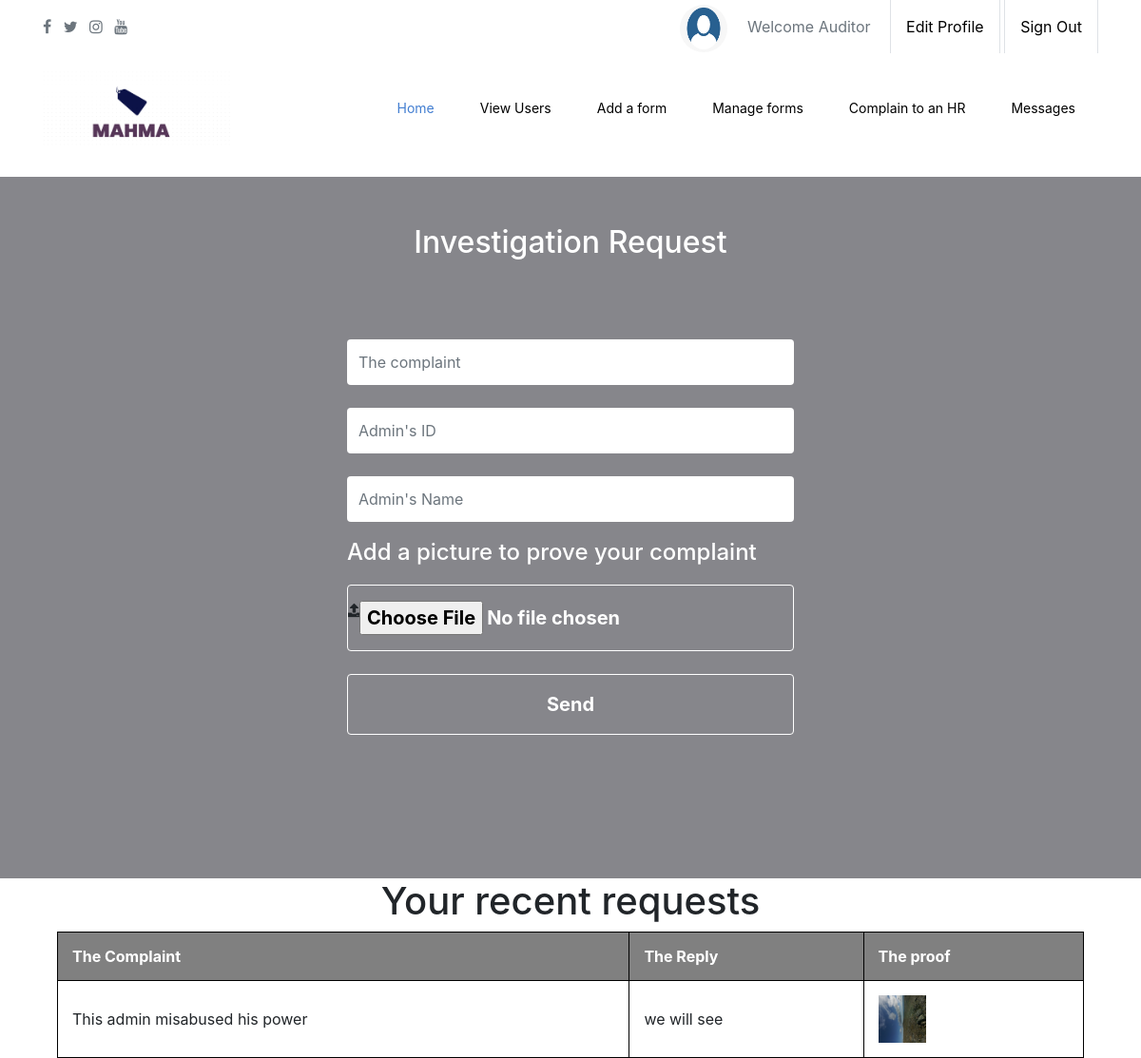
The app's page /Misbehaviour.php (signed in) with its own data.
### tables this page shows
CREATE TABLE `complaints` (
  `ID` int(11) NOT NULL,
  `UID` int(11) NOT NULL,
  `AID` int(11) NOT NULL,
  `Name` varchar(256) NOT NULL,
  `Complaint` varchar(256) NOT NULL,
  `Reply` varchar(256) NOT NULL,
  `Image` varchar(256) NOT NULL
);

### Misbehaviour.php (the view, shortened to what this page needs)
<?php
include "nav.php";
?>
<html>
  <head>
  </head>
<body>
<div class="online py-100">
    <div class="container pos">
        <div class="row">
            <div class="col-lg">
                <h2 class="head">Investigation Request</h2><br>
                <form action="" method="post" enctype="multipart/form-data">
                    <div class="form">
                      <input type="Name"class="form-control mb-4 border-0 py-4 " name="complaint" placeholder="The complaint">
                      <input type="Name"class="form-control mb-4 border-0 py-4 " id="aid" name="aid" placeholder="Admin's ID">
                      <input type="Name"class="form-control mb-4 border-0 py-4 " id="aname" name="aname" placeholder="Admin's Name"> <br>
                      <h4>Add a picture to prove your complaint</h4>
                      <i class="fa fa-upload icon"></i>
                      <input type="file" class=" inputfile btn w-100 py-3" id="img" name="img" accept="image/*" ><br><br>
                      <input type="submit"class="inputfile btn w-100 py-3" value="Send" name="Submit">
                    </div>
                </form>
            </div>
        </div>
        <?php
$servername = "localhost";
$username = "root";
$password = "";
$dbname = "web";
$conn = new mysqli($servername, $username, $password, $dbname);
?>
    </div>
</div>
    </body>
    <div class="row">
        <div class="container">
            <div class="col-lg">
   <h1 class="head2"> Your recent requests</h1>
   <table>
    <tr>
    <th>The Complaint</th>
    <th>The Reply</th>
    <th>The proof</th>
</tr>
<?php
$sql="SELECT * from complaints WHERE UID='".$_SESSION["ID"]."'";
$result=mysqli_query($conn,$sql);
while($row=mysqli_fetch_array($result))
	{
        echo"<tr>";
        echo" <td>$row[4]</td>";
        ?>
        <?php
        if($row[5]==""){
echo " <td>No reply yet</td>";
        }
     else echo"<td> $row[5]</td>";?>
     <td> <img src="<?php echo $row[6];?>" width=50px> </td>
     <?php
        echo"</tr>";
      }
      echo"</table>";
?>
        </div>
    </div>
</div>
</html>

### nav.php (style rules this page uses)
.py-100 { padding: 100px 0; }
body { overflow-x:hidden }

### Misbehaviour.php (style rules this page uses)
body { height: 600px; overflow-x: hidden; }
.online { background-color:#86868b; }
.inputfile { position: relative; bottom: 35px; font-size: 1.25em; font-weight: 700; color: white; background-color: transparent; display: inline-block; cursor: pointer; border: 1px solid white; }
.pos { width:500px; }
.head { text-align:center; position:relative; bottom:50px; color:white; }
table,th,td,tr { border:1px solid black; }
th,td { padding: 15px; text-align: left; }
th { background-color: grey; color: white; }
table { width: 100%; position:relative; }
h4 { color:white; position:relative; bottom:30px; }
.head2 { text-align:center; }

### records on screen
complaints: Complaint "This admin misabused his power", Reply "we will see", Image (picture)

### other values on screen
$_SESSION['Name'] "Auditor"
